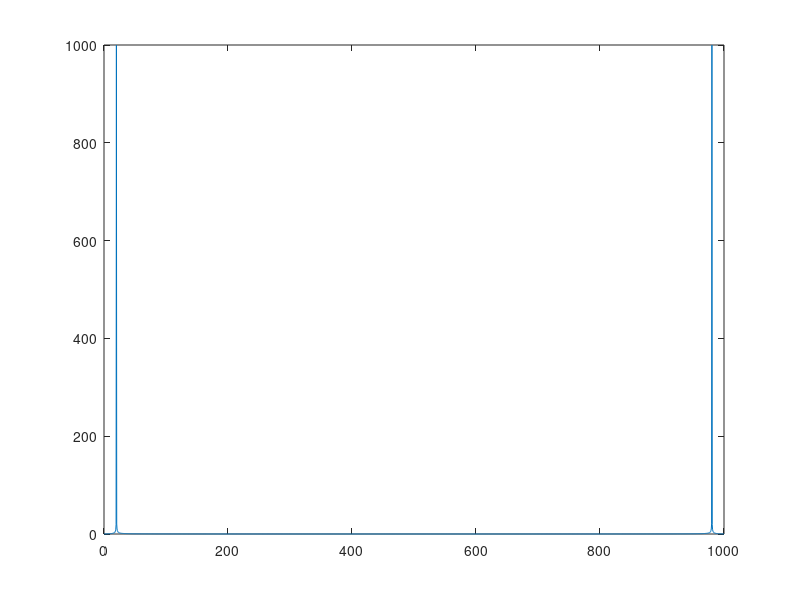

Write the MATLAB code that produced this figure.
close all; clear; clc;
%% simple fourier transform
fs=1000;
time=2;
t=0:1/fs:time;  %discretize time
x=sin(2*pi*20*t);
plot(t,x);

N=fs*time;
f=linspace(0,fs,N+1);  %discretize frequency %f=0:fs*time;
ff=abs(fft(x));        %calculate FFT
plot(f,ff);

